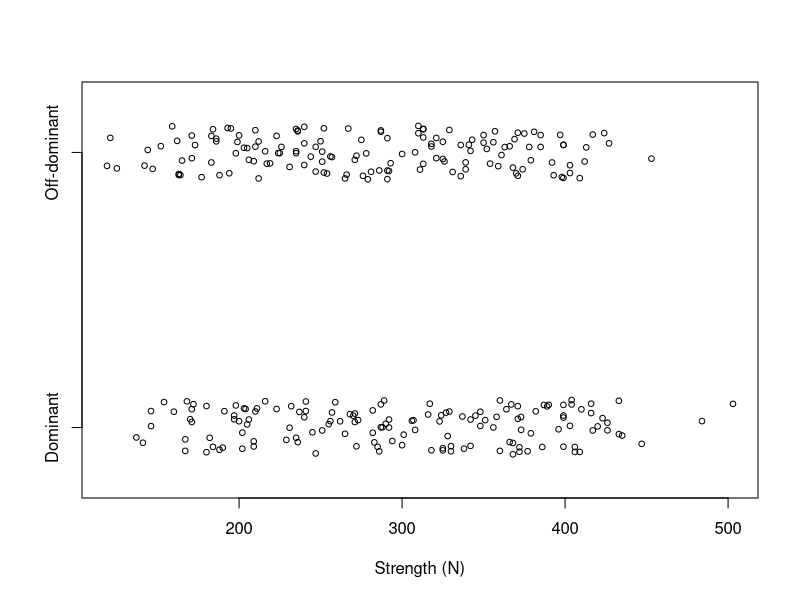

Generate this figure with R: (Note: this script raises an error after producing the figure.)
## ---- chunk 1
setwd("C:/Users/krgross/Documents/GitHub/st512-course-notes/")
knitr::opts_chunk$set(fig.width = 5, fig.height = 4.5, fig.align = "center") 
## ---- chunk 2
grip <- read.table("data/gripall.txt", head = T, stringsAsFactors = T)

with(grip, stripchart(list(Dominant, Off), method = "jitter", pch = 1, cex = 0.75, 
                      group.names = c("Dominant", "Off-dominant"), xlab = "Strength (N)"))
## ---- chunk 3
grip <- read.table("data/gripall-long.txt", head = T, stringsAsFactors = T)
summary(grip)
fm1 <- lm(strength ~ subject + hand, data = grip)
anova(fm1)
## ---- chunk 4
knitr::include_graphics("images/stenstrom-schematic.png", dpi = 100)
knitr::include_graphics("images/stenstrom-photo.png", dpi = 100)
## ---- chunk 5
plot(c(-0.5,1.5),c(0.5,2),type="n",xlab="Acupuncture",ylab="Relief score",xaxt="n")
axis(1,at=0:1,lab=c("No","Yes"))
lines(c(0,1),c(0.6,1.175),col="blue",lwd=2)
lines(c(0,1),c(1.06,1.79),col="red",lwd=2)
points(c(0,1),c(0.6,1.175),pch="P",lwd=2)
points(c(0,1),c(1.06,1.79),pch="T",lwd=2)

legend(0,1.8,leg=c("Placebo","Treated"),col=c("blue","red"),pch=c("P","T"))
## ---- chunk 6
sapa <- c(94.5,115,108.8,104.9)
sapr <- c(110,93.2,98,109.8)
srpa <- c(117.7,111.9,101.2,122.4)
srpr <- c(109.4,120.6,121.1,102.4)

plot(c(-0.5,1.5),c(100,115),type="n",xlab="Protein location",ylab="Response",xaxt="n")
axis(1,at=0:1,lab=c("Absomasum","Rumen"))
lines(c(0,1)-.02,c(mean(sapa),mean(sapr)),col="blue",lwd=2)
lines(c(0,1)+.02,c(mean(srpa),mean(srpr)),col="red",lwd=2)
points(c(0,1)-.02,c(mean(sapa),mean(sapr)),pch="A",lwd=2)
points(c(0,1)+.02,c(mean(srpa),mean(srpr)),pch="R",lwd=2)

legend(-0.5,105,leg=c("Starch=A","Starch=R"),col=c("blue","red"),pch=c("A","R"),bty="n")
## ---- chunk 7
par(las=1,bty='l')

plot(c(-0.5,1.5),c(27,34),type="n",xlab="Culitvar",ylab="Yield",xaxt="n")
axis(1,at=0:1,lab=c("A","B"))
lines(c(0,1),c(27.9,28.025),col="red",lwd=2)
lines(c(0,1),c(29.25,30.65),col="blue",lwd=2)
lines(c(0,1),c(33.15,33.525),col="black",lwd=2)
points(c(0,1),c(27.9,28.025),col="red",pch="C")
points(c(0,1),c(29.25,30.65),col="blue",pch="D")
points(c(0,1),c(33.15,33.525),col="black",pch="L")

#add.bars<-function(x,y,se,...) segments(x,y-se,x,y+se,...)
#add.bars(0,20,2.16/sqrt(20),col="red",lwd=2)
#add.bars(1,18.8,1.58/sqrt(20),col="red",lwd=2)
#add.bars(0,17.6,1.57/sqrt(20),col="blue",lwd=2)
#add.bars(1,15.1,2.43/sqrt(20),col="blue",lwd=2)

legend(1.1,32,col=c("red","blue","black"),lty=rep("solid",3),leg=c("CON","DEA","LIV"),lwd=2,bty="n")
## ---- chunk 8
grass_anova_table <- data.frame(cbind(sources = c("Cultivar", "Whole-plot error","Inocuolation", 
                                                 "Cultivar*Inoculation", "Residual error", "Total"),
                                      df = c(1, "6 (=8 - 1 - 1)", 2, 2, "12 \ (= 24 - 1 - 1 - 6 - 2 - 2)", 23)))

colnames(grass_anova_table) = c("source", "df")
                            
knitr::kable(format="html",
             grass_anova_table, 
             escape = FALSE) 
## ---- chunk 9
growth <- read.table("data/growth.txt", stringsAsFactors = T, head = T)
with(growth, lattice::xyplot(size ~ age | person, groups = gender, type = "b", pch = 16))
## ---- chunk 10
growth_anova_table <- data.frame(cbind(sources = c("Gender", "Age", "Gender * Age", "Whole-plot error","Residual error", "Total"),
                                       df = c(1, 3, 3, "25 (=27 - 1 - 1)", "75	(=108 - 1 - 1 - 25 - 3 - 3)", 107)))

colnames(growth_anova_table) = c("source", "df")
                            
knitr::kable(format="html",
             growth_anova_table, 
             escape = FALSE) 
## ---- chunk 11
dental_aic_table <- data.frame(cbind(type = c("CS", "AR(1)", "UN"), 
                               aic = c(427.5, 438.7, 436.5)))

colnames(dental_aic_table) = c("Covariance structure", "AICc")
                            
knitr::kable(format="html",
             dental_aic_table, 
             escape = FALSE) 
